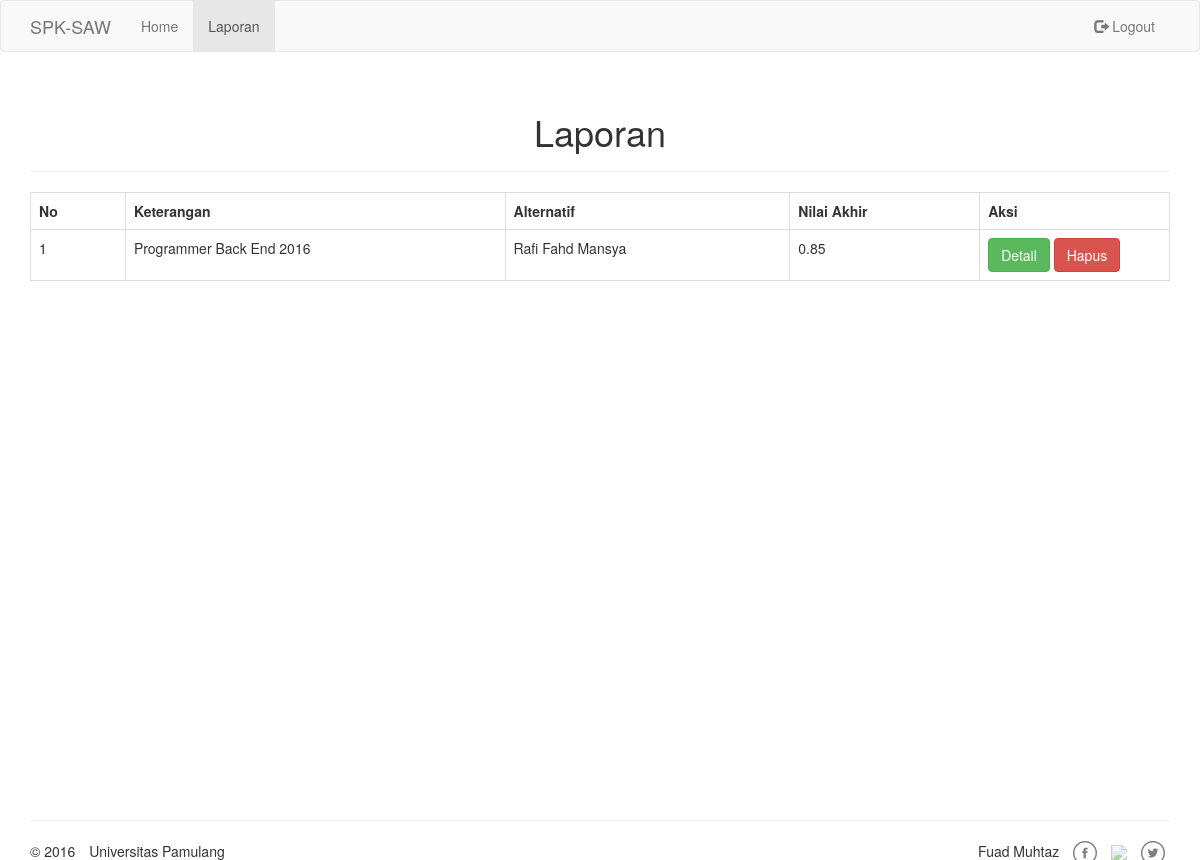
Screenshot of /laporan.php (signed in) with the database file from the repository.
### tables this page shows
CREATE TABLE `hasil` (
  `id_pemilihan` int(11) NOT NULL,
  `alternatif` varchar(255) NOT NULL,
  `v` double NOT NULL
);

CREATE TABLE `pemilihan` (
  `id` int(11) NOT NULL,
  `keterangan` varchar(255) NOT NULL,
  `tanggal` date NOT NULL,
  `status` varchar(20) NOT NULL
);

### laporan.php (the view, shortened to what this page needs)
<?php
require './includes/config.php';
$req = $dbc->prepare("SELECT * FROM pemilihan a INNER JOIN hasil b ON a.id = b.id_pemilihan");
$req->execute();
$pemilihan = $req->fetchAll();
include './includes/header.php';
?>
<div class="col-md-12">
    <div class="page-header text-center">
        <h1>Laporan</h1>
    </div>
    <?php
    if ($pemilihan) {
    ?>
    <table class="table table-bordered">
        <tr>
            <th class="col-md-1">No</th>
            <th class="col-md-4">Keterangan</th>
            <th class="col-md-3">Alternatif</th>
            <th class="col-md-2">Nilai Akhir</th>
            <th class="col-md-2">Aksi</th>
        </tr>
        <?php
        for($i = 0; $i < count($pemilihan); $i++) {
            echo '<tr>
                <td>'.($i+1).'</td>
                <td>'.$pemilihan[$i]['keterangan'].'</td>
                <td>'.$pemilihan[$i]['alternatif'].'</td>
                <td>'.$pemilihan[$i]['v'].'</td>
                <td>
                    <a href="detail-laporan.php?id='.$pemilihan[$i]['id'].'" class="btn btn-success">Detail</a>
                    <a href="hapus-laporan.php?id='.$pemilihan[$i]['id'].'" class="btn btn-danger">Hapus</a>
                </td>
            </tr>';
        }
        ?>
    </table>
    <?php
    } else {
        echo '<div class="well well-lg text-center">
                <strong>Tidak ada data yang disimpan.</strong>
            </div>';
    }
    ?>
</div>
<?php
include './includes/footer.php';
?>

### css/styles.css (style rules this page uses)
html { position: relative; min-height: 100%; }
body { margin-bottom: 60px; }

### rows the page displays
hasil: id_pemilihan.keterangan "Programmer Back End 2016", alternatif "Rafi Fahd Mansya", v "0.85"

### other values shown
$key "Home"
$key "Laporan"
